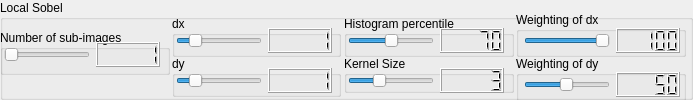
    <widget class="QGroupBox" name="Sobel_box">
     <property name="geometry">
      <rect>
       <x>180</x>
       <y>20</y>
       <width>693</width>
       <height>100</height>
      </rect>
     </property>
     <property name="title">
      <string>Local Sobel</string>
     </property>
     <widget class="QGroupBox" name="Local_Sobel_sub_images_groupBox">
      <property name="geometry">
       <rect>
        <x>0</x>
        <y>30</y>
        <width>170</width>
        <height>45</height>
       </rect>
      </property>
      <property name="title">
       <string>Number of sub-images</string>
      </property>
      <widget class="QWidget" name="layoutWidget">
       <property name="geometry">
        <rect>
         <x>4</x>
         <y>12</y>
         <width>156</width>
         <height>25</height>
        </rect>
       </property>
       <layout class="QHBoxLayout" name="horizontalLayout_3">
        <item>
         <widget class="QSlider" name="Local_Sobel_horizontalSlider">
          <property name="minimum">
           <number>1</number>
          </property>
          <property name="maximum">
           <number>40</number>
          </property>
          <property name="value">
           <number>1</number>
          </property>
          <property name="sliderPosition">
           <number>1</number>
          </property>
          <property name="orientation">
           <enum>Qt::Horizontal</enum>
          </property>
         </widget>
        </item>
        <item>
         <widget class="QLCDNumber" name="Local_Sobel_lcdNumber">
          <property name="intValue" stdset="0">
           <number>1</number>
          </property>
         </widget>
        </item>
       </layout>
      </widget>
     </widget>
     <widget class="QGroupBox" name="Local_Sobel_Histogram">
      <property name="geometry">
       <rect>
        <x>344</x>
        <y>16</y>
        <width>170</width>
        <height>41</height>
       </rect>
      </property>
      <property name="title">
       <string>Histogram percentile</string>
      </property>
      <widget class="QWidget" name="layoutWidget_4">
       <property name="geometry">
        <rect>
         <x>4</x>
         <y>12</y>
         <width>156</width>
         <height>25</height>
        </rect>
       </property>
       <layout class="QHBoxLayout" name="horizontalLayout_8">
        <item>
         <widget class="QSlider" name="Local_Sobel_histogram_slider">
          <property name="minimum">
           <number>40</number>
          </property>
          <property name="maximum">
           <number>99</number>
          </property>
          <property name="sliderPosition">
           <number>70</number>
          </property>
          <property name="orientation">
           <enum>Qt::Horizontal</enum>
          </property>
         </widget>
        </item>
        <item>
         <widget class="QLCDNumber" name="Local_Sobel_histogram_lcdNumber">
          <property name="intValue" stdset="0">
           <number>70</number>
          </property>
         </widget>
        </item>
       </layout>
      </widget>
     </widget>
     <widget class="QGroupBox" name="Local_Sobel_dx_groupBox">
      <property name="geometry">
       <rect>
        <x>172</x>
        <y>16</y>
        <width>169</width>
        <height>41</height>
       </rect>
      </property>
      <property name="title">
       <string>dx</string>
      </property>
      <widget class="QWidget" name="layoutWidget_15">
       <property name="geometry">
        <rect>
         <x>4</x>
         <y>12</y>
         <width>156</width>
         <height>25</height>
        </rect>
       </property>
       <layout class="QHBoxLayout" name="horizontalLayout_22">
        <item>
         <widget class="QSlider" name="Local_Sobel_dx_slider">
          <property name="minimum">
           <number>0</number>
          </property>
          <property name="maximum">
           <number>6</number>
          </property>
          <property name="value">
           <number>1</number>
          </property>
          <property name="sliderPosition">
           <number>1</number>
          </property>
          <property name="orientation">
           <enum>Qt::Horizontal</enum>
          </property>
         </widget>
        </item>
        <item>
         <widget class="QLCDNumber" name="Local_Sobel_dx_lcdNumber">
          <property name="intValue" stdset="0">
           <number>1</number>
          </property>
         </widget>
        </item>
       </layout>
      </widget>
     </widget>
     <widget class="QGroupBox" name="Local_Sobel_dy_groupBox">
      <property name="geometry">
       <rect>
        <x>172</x>
        <y>56</y>
        <width>169</width>
        <height>41</height>
       </rect>
      </property>
      <property name="title">
       <string>dy</string>
      </property>
      <widget class="QWidget" name="layoutWidget_17">
       <property name="geometry">
        <rect>
         <x>4</x>
         <y>12</y>
         <width>156</width>
         <height>25</height>
        </rect>
       </property>
       <layout class="QHBoxLayout" name="horizontalLayout_24">
        <item>
         <widget class="QSlider" name="Local_Sobel_dy_slider">
          <property name="minimum">
           <number>0</number>
          </property>
          <property name="maximum">
           <number>6</number>
          </property>
          <property name="value">
           <number>1</number>
          </property>
          <property name="sliderPosition">
           <number>1</number>
          </property>
          <property name="orientation">
           <enum>Qt::Horizontal</enum>
          </property>
         </widget>
        </item>
        <item>
         <widget class="QLCDNumber" name="Local_Sobel_dy_lcdNumber">
          <property name="intValue" stdset="0">
           <number>1</number>
          </property>
         </widget>
        </item>
       </layout>
      </widget>
     </widget>
     <widget class="QGroupBox" name="Local_Sobel_Kernel_size_box">
      <property name="geometry">
       <rect>
        <x>344</x>
        <y>56</y>
        <width>170</width>
        <height>37</height>
       </rect>
      </property>
      <property name="title">
       <string>Kernel Size</string>
      </property>
      <widget class="QWidget" name="layoutWidget_16">
       <property name="geometry">
        <rect>
         <x>4</x>
         <y>12</y>
         <width>156</width>
         <height>25</height>
        </rect>
       </property>
       <layout class="QHBoxLayout" name="horizontalLayout_23">
        <item>
         <widget class="QSlider" name="Local_Sobel_kernel_slider">
          <property name="minimum">
           <number>1</number>
          </property>
          <property name="maximum">
           <number>7</number>
          </property>
          <property name="sliderPosition">
           <number>3</number>
          </property>
          <property name="orientation">
           <enum>Qt::Horizontal</enum>
          </property>
         </widget>
        </item>
        <item>
         <widget class="QLCDNumber" name="Local_Sobel_kernel_lcdNumber">
          <property name="intValue" stdset="0">
           <number>3</number>
          </property>
         </widget>
        </item>
       </layout>
      </widget>
     </widget>
     <widget class="QGroupBox" name="Sobel_weight_dy_groupBox">
      <property name="geometry">
       <rect>
        <x>516</x>
        <y>56</y>
        <width>170</width>
        <height>45</height>
       </rect>
      </property>
      <property name="title">
       <string>Weighting of dy</string>
      </property>
      <widget class="QWidget" name="layoutWidget_9">
       <property name="geometry">
        <rect>
         <x>8</x>
         <y>16</y>
         <width>156</width>
         <height>25</height>
        </rect>
       </property>
       <layout class="QHBoxLayout" name="horizontalLayout_16">
        <item>
         <widget class="QSlider" name="Sobel_weight_dy_horizontalSlider">
          <property name="minimum">
           <number>1</number>
          </property>
          <property name="maximum">
           <number>100</number>
          </property>
          <property name="value">
           <number>50</number>
          </property>
          <property name="orientation">
           <enum>Qt::Horizontal</enum>
          </property>
         </widget>
        </item>
        <item>
         <widget class="QLCDNumber" name="Sobel_weight_dy_lcdNumber">
          <property name="intValue" stdset="0">
           <number>50</number>
          </property>
         </widget>
        </item>
       </layout>
      </widget>
     </widget>
     <widget class="QGroupBox" name="Sobel_weight_dx_groupBox">
      <property name="geometry">
       <rect>
        <x>516</x>
        <y>12</y>
        <width>170</width>
        <height>45</height>
       </rect>
      </property>
      <property name="title">
       <string>Weighting of dx</string>
      </property>
      <widget class="QWidget" name="layoutWidget_10">
       <property name="geometry">
        <rect>
         <x>8</x>
         <y>16</y>
         <width>156</width>
         <height>25</height>
        </rect>
       </property>
       <layout class="QHBoxLayout" name="horizontalLayout_17">
        <item>
         <widget class="QSlider" name="Sobel_weight_dx_horizontalSlider">
          <property name="minimum">
           <number>1</number>
          </property>
          <property name="maximum">
           <number>100</number>
          </property>
          <property name="value">
           <number>100</number>
          </property>
          <property name="sliderPosition">
           <number>100</number>
          </property>
          <property name="orientation">
           <enum>Qt::Horizontal</enum>
          </property>
         </widget>
        </item>
        <item>
         <widget class="QLCDNumber" name="Sobel_weight_dx_lcdNumber">
          <property name="smallDecimalPoint">
           <bool>false</bool>
          </property>
          <property name="value" stdset="0">
           <double>100.000000000000000</double>
          </property>
          <property name="intValue" stdset="0">
           <number>100</number>
          </property>
         </widget>
        </item>
       </layout>
      </widget>
     </widget>
    </widget>
